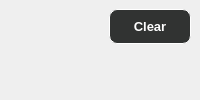
                            <widget class="QFrame" name="frame_57">
                             <property name="frameShape">
                              <enum>QFrame::NoFrame</enum>
                             </property>
                             <property name="frameShadow">
                              <enum>QFrame::Raised</enum>
                             </property>
                             <layout class="QHBoxLayout" name="horizontalLayout_34">
                              <property name="spacing">
                               <number>0</number>
                              </property>
                              <property name="leftMargin">
                               <number>0</number>
                              </property>
                              <property name="topMargin">
                               <number>0</number>
                              </property>
                              <property name="rightMargin">
                               <number>0</number>
                              </property>
                              <property name="bottomMargin">
                               <number>0</number>
                              </property>
                              <item>
                               <widget class="QFrame" name="frame_90">
                                <property name="frameShape">
                                 <enum>QFrame::NoFrame</enum>
                                </property>
                                <property name="frameShadow">
                                 <enum>QFrame::Raised</enum>
                                </property>
                               </widget>
                              </item>
                              <item alignment="Qt::AlignTop">
                               <widget class="QFrame" name="frame_91">
                                <property name="frameShape">
                                 <enum>QFrame::NoFrame</enum>
                                </property>
                                <property name="frameShadow">
                                 <enum>QFrame::Raised</enum>
                                </property>
                                <layout class="QHBoxLayout" name="horizontalLayout_43">
                                 <item>
                                  <widget class="QPushButton" name="pushButton_zstack_clear">
                                   <property name="minimumSize">
                                    <size>
                                     <width>80</width>
                                     <height>35</height>
                                    </size>
                                   </property>
                                   <property name="maximumSize">
                                    <size>
                                     <width>120</width>
                                     <height>35</height>
                                    </size>
                                   </property>
                                   <property name="font">
                                    <font>
                                     <family>Segoe UI</family>
                                     <pointsize>10</pointsize>
                                     <weight>75</weight>
                                     <bold>true</bold>
                                    </font>
                                   </property>
                                   <property name="styleSheet">
                                    <string notr="true">QPushButton{
background-color: rgb(49, 51, 50);
border-radius:8px;
border-color: rgb(255,255, 255);
border-width : 1.2px;
border-style:inset;
color:rgb(255, 255, 255);

}
QPushButton::hover{
	background-color: rgba(255, 255, 255, 150);
}</string>
                                   </property>
                                   <property name="text">
                                    <string>Clear</string>
                                   </property>
                                  </widget>
                                 </item>
                                </layout>
                               </widget>
                              </item>
                             </layout>
                            </widget>
